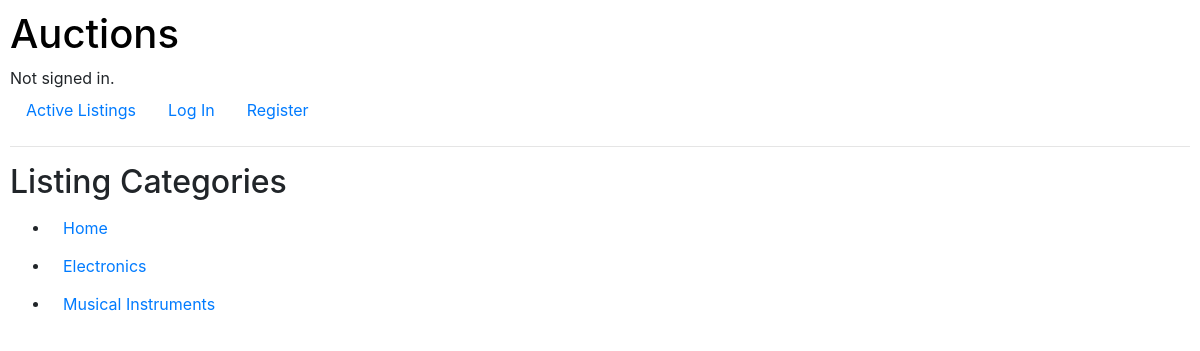
Page /categories/ on the committed database.
### auctions/models.py (models this page shows)
class Category(models.Model):
    category_name = models.CharField(max_length=64)
    def __str__(self):
        return self.category_name

### auctions/views.py (the view, shortened to what this page needs)
# urls.py: path("categories/", views.categories, name="categories"),
def categories(request):
    if request.method == "GET":
        categories = Category.objects.all()
        return render(request, "auctions/categories.html", {
            "categories": categories,
        })

### auctions/templates/auctions/categories.html (shortened to what this page needs)
{% extends "auctions/layout.html" %}
{% block body %}
    <h2>Listing Categories</h2>
    <form action="{% url 'auctions:categories' %}" method="POST">
        <ul>
            {% for category in categories %}
                <li>
                    <button type="submit" name="selected_category" value="{{ category.id }}" class="btn btn-link">{{ category }}</button>
                </li>
            {% endfor %}
        </ul>
    </form>
{% endblock %}

### auctions/static/auctions/styles.css (style rules this page uses)
body { padding: 10px; }

### rows in the picture
Category: {{ category.id }} 1 (drawn), category_name "Home"
Category: {{ category.id }} 2 (drawn), category_name "Electronics"
Category: {{ category.id }} 3 (drawn), category_name "Musical Instruments"
